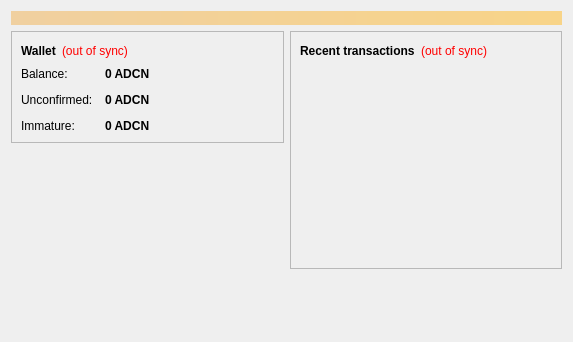
<?xml version="1.0" encoding="UTF-8"?>
<ui version="4.0">
 <class>OverviewPage</class>
 <widget class="QWidget" name="OverviewPage">
  <property name="geometry">
   <rect>
    <x>0</x>
    <y>0</y>
    <width>573</width>
    <height>342</height>
   </rect>
  </property>
  <property name="windowTitle">
   <string>Form</string>
  </property>
  <layout class="QVBoxLayout" name="topLayout">
   <item>
    <widget class="QLabel" name="labelAlerts">
     <property name="visible">
      <bool>false</bool>
     </property>
     <property name="styleSheet">
      <string notr="true">background-color: qlineargradient(x1: 0, y1: 0, x2: 1, y2: 0, stop:0 #F0D0A0, stop:1 #F8D488); color:#000000;</string>
     </property>
     <property name="wordWrap">
      <bool>true</bool>
     </property>
     <property name="margin">
      <number>3</number>
     </property>
    </widget>
   </item>
   <item>
    <layout class="QHBoxLayout" name="horizontalLayout" stretch="1,1">
     <item>
      <layout class="QVBoxLayout" name="verticalLayout_2">
       <item>
        <widget class="QFrame" name="frame">
         <property name="frameShape">
          <enum>QFrame::StyledPanel</enum>
         </property>
         <property name="frameShadow">
          <enum>QFrame::Raised</enum>
         </property>
         <layout class="QVBoxLayout" name="verticalLayout_4">
          <item>
           <layout class="QHBoxLayout" name="horizontalLayout_4">
            <item>
             <widget class="QLabel" name="label_5">
              <property name="font">
               <font>
                <weight>75</weight>
                <bold>true</bold>
               </font>
              </property>
              <property name="text">
               <string>Wallet</string>
              </property>
             </widget>
            </item>
            <item>
             <widget class="QLabel" name="labelWalletStatus">
              <property name="toolTip">
               <string>The displayed information may be out of date. Your wallet automatically synchronizes with the AsiaDigiCoin network after a connection is established, but this process has not completed yet.</string>
              </property>
              <property name="styleSheet">
               <string notr="true">QLabel { color: red; }</string>
              </property>
              <property name="text">
               <string notr="true">(out of sync)</string>
              </property>
              <property name="alignment">
               <set>Qt::AlignLeading|Qt::AlignLeft|Qt::AlignVCenter</set>
              </property>
             </widget>
            </item>
            <item>
             <spacer name="horizontalSpacer_2">
              <property name="orientation">
               <enum>Qt::Horizontal</enum>
              </property>
              <property name="sizeHint" stdset="0">
               <size>
                <width>40</width>
                <height>20</height>
               </size>
              </property>
             </spacer>
            </item>
           </layout>
          </item>
          <item>
           <layout class="QFormLayout" name="formLayout_2">
            <property name="fieldGrowthPolicy">
             <enum>QFormLayout::AllNonFixedFieldsGrow</enum>
            </property>
            <property name="horizontalSpacing">
             <number>12</number>
            </property>
            <property name="verticalSpacing">
             <number>12</number>
            </property>
            <item row="0" column="0">
             <widget class="QLabel" name="label">
              <property name="text">
               <string>Balance:</string>
              </property>
             </widget>
            </item>
            <item row="0" column="1">
             <widget class="QLabel" name="labelBalance">
              <property name="font">
               <font>
                <weight>75</weight>
                <bold>true</bold>
               </font>
              </property>
              <property name="cursor">
               <cursorShape>IBeamCursor</cursorShape>
              </property>
              <property name="toolTip">
               <string>Your current balance</string>
              </property>
              <property name="text">
               <string notr="true">0 ADCN</string>
              </property>
              <property name="textInteractionFlags">
               <set>Qt::LinksAccessibleByMouse|Qt::TextSelectableByKeyboard|Qt::TextSelectableByMouse</set>
              </property>
             </widget>
            </item>
            <item row="1" column="0">
             <widget class="QLabel" name="label_3">
              <property name="text">
               <string>Unconfirmed:</string>
              </property>
             </widget>
            </item>
            <item row="1" column="1">
             <widget class="QLabel" name="labelUnconfirmed">
              <property name="font">
               <font>
                <weight>75</weight>
                <bold>true</bold>
               </font>
              </property>
              <property name="cursor">
               <cursorShape>IBeamCursor</cursorShape>
              </property>
              <property name="toolTip">
               <string>Total of transactions that have yet to be confirmed, and do not yet count toward the current balance</string>
              </property>
              <property name="text">
               <string notr="true">0 ADCN</string>
              </property>
              <property name="textInteractionFlags">
               <set>Qt::LinksAccessibleByMouse|Qt::TextSelectableByKeyboard|Qt::TextSelectableByMouse</set>
              </property>
             </widget>
            </item>
            <item row="2" column="0">
             <widget class="QLabel" name="labelImmatureText">
              <property name="text">
               <string>Immature:</string>
              </property>
             </widget>
            </item>
            <item row="2" column="1">
             <widget class="QLabel" name="labelImmature">
              <property name="font">
               <font>
                <weight>75</weight>
                <bold>true</bold>
               </font>
              </property>
              <property name="toolTip">
               <string>Mined balance that has not yet matured</string>
              </property>
              <property name="text">
               <string notr="true">0 ADCN</string>
              </property>
              <property name="textInteractionFlags">
               <set>Qt::LinksAccessibleByMouse|Qt::TextSelectableByKeyboard|Qt::TextSelectableByMouse</set>
              </property>
             </widget>
            </item>
           </layout>
          </item>
         </layout>
        </widget>
       </item>
       <item>
        <spacer name="verticalSpacer">
         <property name="orientation">
          <enum>Qt::Vertical</enum>
         </property>
         <property name="sizeHint" stdset="0">
          <size>
           <width>20</width>
           <height>40</height>
          </size>
         </property>
        </spacer>
       </item>
        <item>
         <widget class="QLabel" name="label_wallet_bgcoin">
          <property name="text">
           <string/>
          </property>
          <property name="pixmap">
           <pixmap resource="../bitcoin.qrc">:/images/wallet_bgcoin</pixmap>
          </property>
          <property name="scaledContents">
           <bool>false</bool>
          </property>
          <property name="alignment">
           <set>Qt::AlignCenter</set>
          </property>
          <property name="margin">
           <number>-2</number>
          </property>
         </widget>
        </item>
        <item>
         <widget class="QLabel" name="label_6">
          <property name="text">
           <string/>
          </property>
         </widget>
        </item>
      </layout>
     </item>
     <item>
      <layout class="QVBoxLayout" name="verticalLayout_3">
       <item>
        <widget class="QFrame" name="frame_2">
         <property name="frameShape">
          <enum>QFrame::StyledPanel</enum>
         </property>
         <property name="frameShadow">
          <enum>QFrame::Raised</enum>
         </property>
         <layout class="QVBoxLayout" name="verticalLayout">
          <item>
           <layout class="QHBoxLayout" name="horizontalLayout_2">
            <item>
             <widget class="QLabel" name="label_4">
              <property name="text">
               <string>&lt;b&gt;Recent transactions&lt;/b&gt;</string>
              </property>
             </widget>
            </item>
            <item>
             <widget class="QLabel" name="labelTransactionsStatus">
              <property name="toolTip">
               <string>The displayed information may be out of date. Your wallet automatically synchronizes with the AsiaDigiCoin network after a connection is established, but this process has not completed yet.</string>
              </property>
              <property name="styleSheet">
               <string notr="true">QLabel { color: red; }</string>
              </property>
              <property name="text">
               <string notr="true">(out of sync)</string>
              </property>
              <property name="alignment">
               <set>Qt::AlignRight|Qt::AlignTrailing|Qt::AlignVCenter</set>
              </property>
             </widget>
            </item>
            <item>
             <spacer name="horizontalSpacer">
              <property name="orientation">
               <enum>Qt::Horizontal</enum>
              </property>
              <property name="sizeHint" stdset="0">
               <size>
                <width>40</width>
                <height>20</height>
               </size>
              </property>
             </spacer>
            </item>
           </layout>
          </item>
          <item>
           <widget class="QListView" name="listTransactions">
            <property name="styleSheet">
             <string notr="true">QListView { background: transparent; }</string>
            </property>
            <property name="frameShape">
             <enum>QFrame::NoFrame</enum>
            </property>
            <property name="verticalScrollBarPolicy">
             <enum>Qt::ScrollBarAlwaysOff</enum>
            </property>
            <property name="horizontalScrollBarPolicy">
             <enum>Qt::ScrollBarAlwaysOff</enum>
            </property>
            <property name="selectionMode">
             <enum>QAbstractItemView::NoSelection</enum>
            </property>
           </widget>
          </item>
         </layout>
        </widget>
       </item>
       <item>
        <spacer name="verticalSpacer_2">
         <property name="orientation">
          <enum>Qt::Vertical</enum>
         </property>
         <property name="sizeHint" stdset="0">
          <size>
           <width>20</width>
           <height>40</height>
          </size>
         </property>
        </spacer>
       </item>
      </layout>
     </item>
    </layout>
   </item>
  </layout>
 </widget>
 <resources/>
 <connections/>
</ui>
